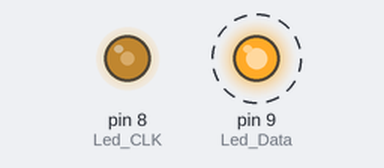
The sketch below on a simulated Arduino Uno, built with avr-gcc and run on an emulated ATmega328P. On the bench: output pins drawn as LEDs (lit = HIGH). Dashed ring = blinking.

Above: at 0.15 s.
Timing chart, 0 to 40.0 s (numbered marks = the images above):
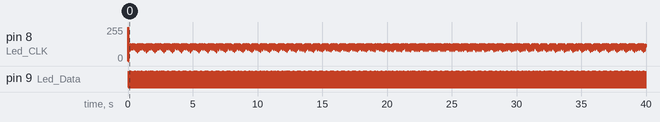

The sketch:

Leds_2.ino
```cpp
#include <avr/io.h>
#include <Arduino.h>

//Alustus
#define Led PORTB
#define Led_CLK PB0
#define Led_Data PB1

//Funktio prototyypit
void Write_Bus(int);
void Make_Clk();

//Globaalit muuttujat
int Command_1[9] = {0,0,1,0,0,0,1,0};
int Command_2[9] = {0,0,0,0,0,0,1,1};
int Command_3[9] = {1,1,1,1,1,1,1,0}; // All ON
int Command_4[9] = {1,1,1,1,0,0,0,1};
int Command_5[9] = {0,0,0,0,0,0,1,0};
int Command_6[9] = {1,0,0,0,0,0,1,1};
int Command_7[9] = {0,0,0,0,0,0,1,0};
int Command_8[9] = {0,0,0,0,0,0,1,0};
int Command_9[9] = {0,0,0,0,0,0,1,0};
int Command_0[9] = {1,1,1,1,0,0,0,1};

/*****************************************
Alustaa suuntarekisterit
LED_Data = output = Port_b 1
LED_CLK = output = Port_b 0
******************************************/
void setup() {
  DDRB|= (1<<Led_CLK) | (1<<Led_Data); //kello ja data

  Led|= (1<< Led_Data); //Data Ylös
  Led|= (1<< Led_CLK);  //Kello Ylös

}
/******************************
Pääohjelman looppi
********************************/
void loop() {
  int i;

  for(i=0;i<8;i++){
    Write_Bus(i);
    }
}
/******************************
Väylään kirjoitus

********************************/
void Write_Bus (int iRmc){

int iByte = iRmc;

    Led&= ~ (1<<Led_Data); // Data alas
    _delay_ms(2);
    Led&= ~ (1<<Led_CLK); // Kello Alas

  // Tehdään mekaanisesti kellopulssit
    for(iByte=0; iByte<7; iByte++){

      _delay_ms(2);

      if(Command_1[iByte] == 1)     // Jos data "1"
        Led|= (1<< Led_Data);   // Data Ylös
      else
        Led&= ~ (1<<Led_Data);  // Data Alas

      _delay_ms(2);

      Make_Clk();
    }
}

void Make_Clk(){

      Led|= (1<< Led_CLK); //Kello Ylös
      _delay_ms(10);
      Led&= ~ (1<<Led_CLK); // Kello Alas
      _delay_ms(10);
  }
```

Measured:
- by itself, pin 9 (Led_Data): alternates HIGH for 0.02 s and LOW for 0.07 s
